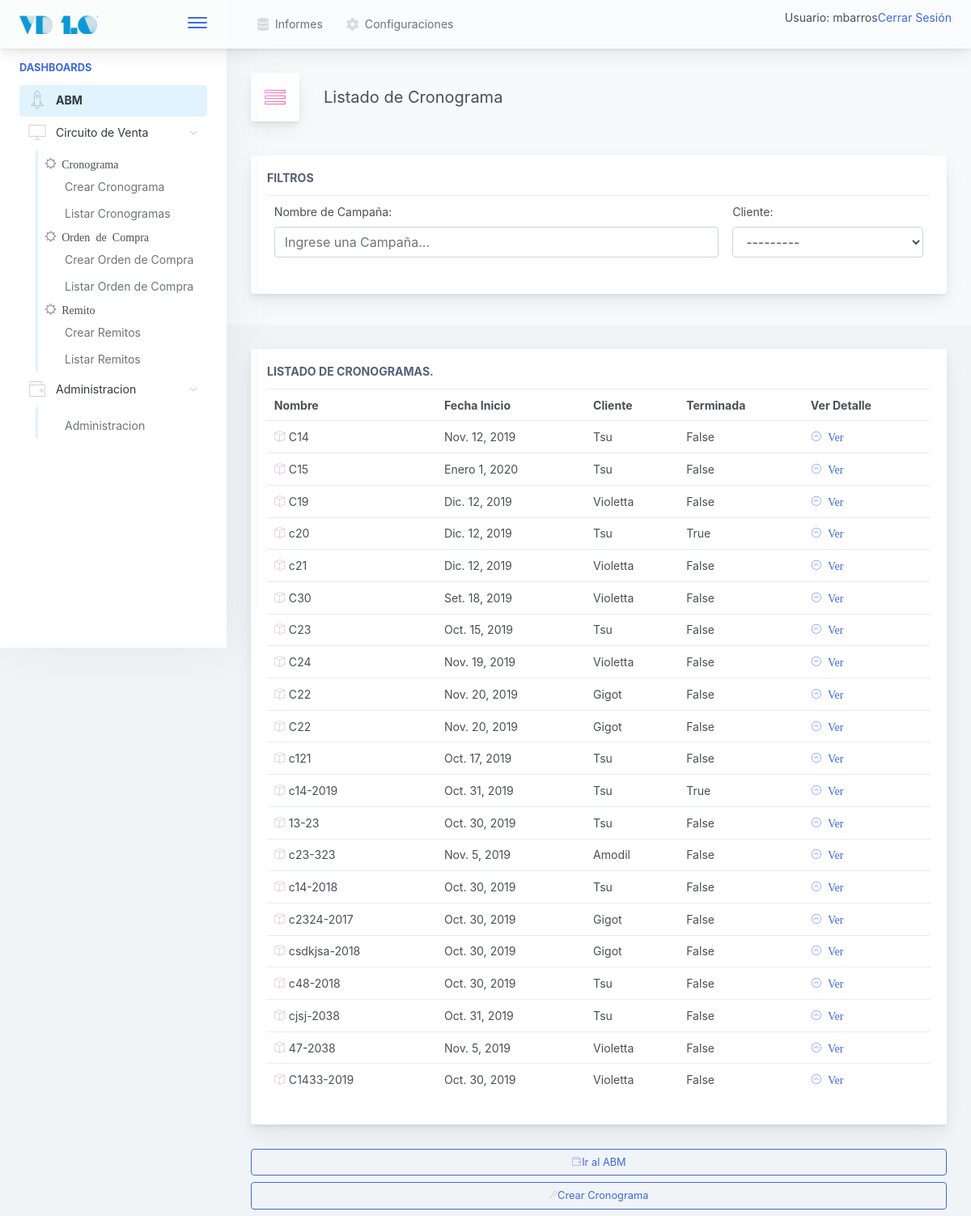
The page /venta/cronograma/listar/ (signed in) on the database as committed earlier.
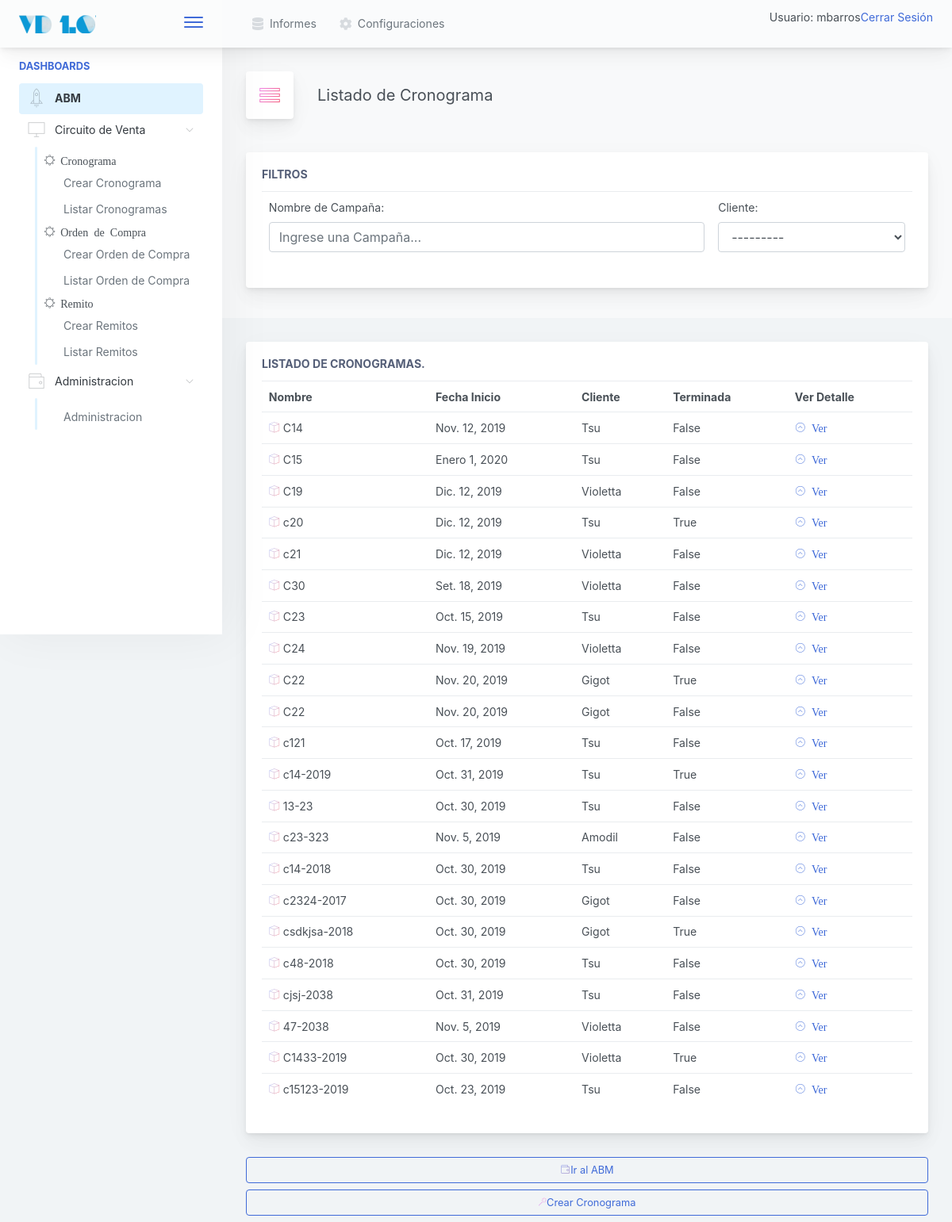
The same page on the database as committed later.
### venta/models.py (models this page shows)
class Cronograma(models.Model):
	nombre  		= models.CharField(max_length=20)
	cliente 		= models.ForeignKey(Cliente, null=False, blank=False, on_delete=models.CASCADE)
	fecha_inicio 	= models.DateField(null=True, blank=True)
	terminada 		= models.BooleanField(default=False)
	def __str__(self):
		return self.nombre

### gral/models.py (models this page shows)
class Cliente(models.Model):
    razon_social      = models.CharField(max_length=150, unique=True)
    nombre_corto      = models.CharField(max_length=25, unique=True)
    cuit              = models.CharField(max_length=15, unique=True)
    direccion_fiscal  = models.CharField(max_length=250)
    direccion_entrega = models.CharField(max_length=250)
    condicion_iva     = models.CharField(max_length=100, blank=False, default='Responsable Inscripto')
    observaciones     = models.TextField(blank=True)
    def __str__(self):
        return self.nombre_corto

### venta/views.py (the view)
# urls.py: path('cronograma/listar/', CronogramaList.as_view(), name='CronogramaList'),
class CronogramaList(LoginRequiredMixin, ListView):
	model = Cronograma

### inicio/templates/venta/cronograma_list.html (shortened to what this page needs)
{% extends '../base.html' %}
{%  block cuerpo %}
<div class="app-page-title">
	<div class="page-title-heading">
		<div class="page-title-icon">
			<i class="pe-7s-menu icon-gradient bg-ripe-malin"> </i>
		</div>
		<div>Listado de Cronograma</div>
	</div>
	<br /> <br />
	<div class="main-card mb-2 card">
		<div class="card-body">
			<h5 class="card-title">Filtros</h5>
			<table class="table table-hover table-fixed">
				<tr>
					<td>
					<label for="filtroNombre">Nombre de Campaña:</label>
					<input type="text" class="form-control" id="filtroNombre"
						onkeyup="filtroNombreCliente()"
						placeholder="Ingrese una Campaña..."></td>
					<td>
					<label for="clientes_select">Cliente:</label>
					<select id="clientes_select" class="form-control"
						onchange="filtroNombreCliente()"></select></td>
				</tr>
			</table>
		</div>
	</div>
</div>
{% if object_list %}
<div class="main-card mb-3 card">
	<div class="card-body">
	<h5 class="card-title">Listado de cronogramas.</h5>
		<table class="table table-hover table-fixed" id="tablaResultado">
		  <tr>
		    <th>Nombre</th>
		    <th>Fecha Inicio</th>
		    <th>Cliente</th>
		    <th>Terminada</th>
		    <th>Ver Detalle</th>
		  </tr>
		      {% for cronograma in object_list %}
		   <tr>
		      <td><i class="pe-7s-box2 icon-gradient bg-amy-crisp">
		        </i>
		        {{cronograma}}
		      </td>
		      <td>
		        {{cronograma.fecha_inicio }}
		      </td>
		      <td>
		        {{cronograma.cliente}}
		      </td>
		      <td>
		        {{ cronograma.terminada }}
		      </td>
		      <td>
			      <a href="{% url 'venta:CronogramaDetail' pk=cronograma.id %}">
			      	<i class="pe-7s-angle-up-circle">
			      			Ver
			      	</i>
			      </a>
		      </td>
		    </tr>
		      {% endfor %}
		    {% else %}
		      <p>No hay registros para mostrar.</p>
		    {% endif %}
		</table>
	</div>
</div>
<a href="{% url 'inicio:abm' %}">
<button class="mb-2 mr-2 btn-transition btn btn-outline-primary btn-block">
		<i class="pe-7s-wallet icon-gradient bg-plum-plate"></i>Ir al ABM
</button>
</a>
<a href="{% url 'venta:CronogramaCreate' %}">
<button class="mb-2 mr-2 btn-transition btn btn-outline-primary btn-block">
		<i class="pe-7s-magic-wand icon-gradient bg-mixed-hopes"></i>Crear Cronograma
</button>
</a>
{% endblock %}

Rows that differ between the two databases and show on the page:
changed Cronograma (number 9 of 22 on the later page): terminada "False" → "True"
changed Cronograma "csdkjsa-2018": terminada "False" → "True"
changed Cronograma (number 21 of 22 on the later page): terminada "False" → "True"
added Cronograma: nombre "c15123-2019", fecha_inicio "Oct. 23, 2019", cliente "Tsu", terminada "False"
